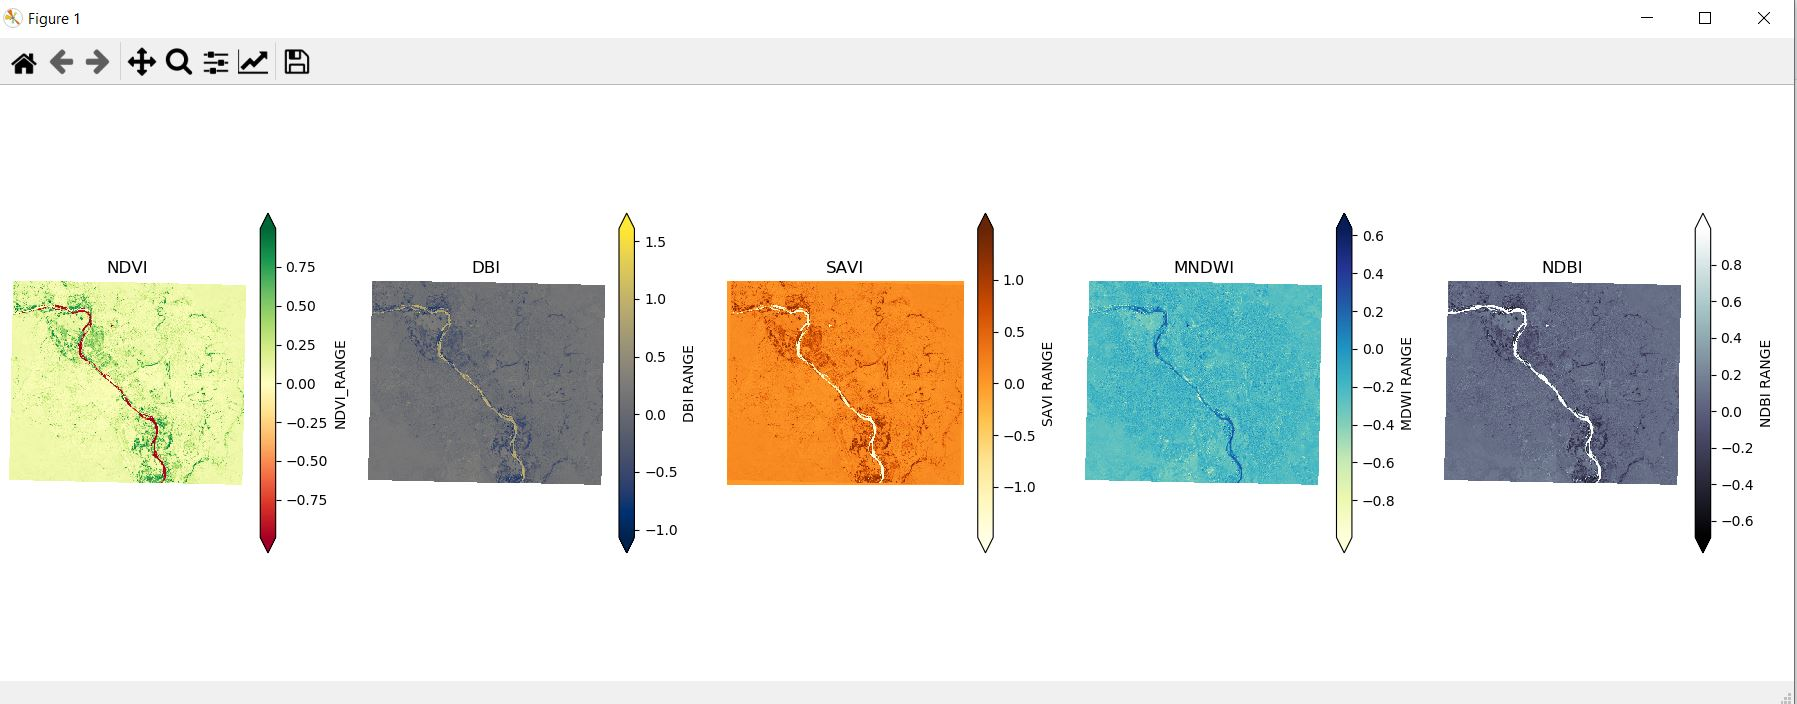

The Python source for this figure:
# -*- coding: utf-8 -*-
"""
Created on Mon Oct 19 07:43:26 2020

@author: FALAH FAKHRI

Module: spectral_indices.py
==================================================================================================================
This code is an investigator of any low clouds coverage study area, using optical data (Images), such as
sentinel – 2. It’s used in order to investigate the characteristics spectral behaviour of any study area,
to get a rapid glance, of the objects in the study area, the geographic distribution and also the relationship 
between them. 
The spectral indices are, NDVI, DBI, SAVI, MNDWI, NDBI, this piece of code plot and save all the results of indices
as *.tif, files in separate folder, additionally this code presents the true colour RGB image.
Please have a look to the README associated with this module for more information. 
==================================================================================================================
"""

# Import all required libraries, packages and test them
try:
    import sys
    from termcolor import colored
    import warnings
    from sklearn.exceptions import DataConversionWarning
    import rasterio
    import numpy as np
    import matplotlib.pyplot as plt
    import time 
    import os
    import glob
except ModuleNotFoundError:
    print('Module improt error')
    sys.exit()
else:
    print(colored('\nAll libraries properly loaded. Ready to start!!!', 'green'), '\n')


# Disable all warnings
warnings.filterwarnings("ignore", message="numpy.dtype size changed")
warnings.filterwarnings("ignore", message="numpy.ufunc size changed")

# Warning used to notify implicit data conversions happening in the code.
warnings.filterwarnings(action='ignore', category=DataConversionWarning)
warnings.filterwarnings(action="ignore", category=UserWarning)
np.seterr(divide='ignore', invalid='ignore')


def load_raster(input_file):
    """Returns a raster array which consists of its bands and transformation matrix
    parameters
    ----------
    input_file: str
        path directory to the raster file
    sensor: str
        choose between landsat and senstinel2
    reproject: if true, reprojects the data into WGS 84
    """
    with rasterio.open(input_file) as src:
        band = src.read()
        transform = src.transform
        crs = src.crs
        shape = src.shape
        profile = src.profile
        raster_img = np.rollaxis(band, 0, 1)

        return {
            'band': band,
            'raster_img': raster_img,
            'transform': transform,
            'crs': crs,
            'shape': shape,
            'profile': profile
            }
    
    
def write_raster(raster, crs, transform, output_file):

    profile = {
        'driver': 'GTiff',
        'compress': 'lzw',
        'width': raster.shape[0],
        'height': raster.shape[1],
        'crs': crs,
        'transform': transform,
        'dtype': raster.dtype,
        'count': 1,
        'tiled': False,
        'interleave': 'band',
        'nodata': 0
    }

    profile.update(
        dtype=raster.dtype,
        height=raster.shape[0],
        width=raster.shape[1],
        nodata=0,
        compress='lzw')

    with rasterio.open(output_file, 'w', **profile) as out:
        out.write_band(1, raster) 

        
def NDVI(nir,red):
    """Calculates NDVI index

    parameters
    ----------
    nir: NIR band as input
    red: RED band as input
    """
    NDVI = (nir.astype('float') - red.astype('float')) / (nir.astype('float') + red.astype('float'))
    
    return NDVI

def DBI(swinr1, green):
    """Calculate Dry bareness Index
    
    parameters
    ----------
    swinr1: SWINR1 band as input
    red: RED band as input
    """
    DBI = ((swinr1.astype('float') - green.astype('float')) / (swinr1.astype('float') + green.astype('float'))) - ndvi
            
    return DBI


def SAVI(red, nir, L=0.5):
    """Calculate Modified Soil-adjusted Vegetation Index
    
    parameters
    ----------
    nir: NIR band as input
    red: RED band as input
    """
    SAVI = (nir.astype('float') - red.astype('float')) / (nir.astype('float') + red.astype('float') + L) * (1 + L)
    
    return SAVI
 
   
def MNDWI(green, swinr1):
    """Calculate Modified Normalized Difference Water Index
    
    parameters
    ----------
    swinr1: MINR band as input
    green: GREEN band as input
    """
    MNDWI = (green.astype('float') - swinr1.astype('float')) / (green.astype('float') + swinr1.astype('float'))
    
    return MNDWI
  
 
def NDBI(swir, red):
    """Calculate Normalized Difference Built-up Index
    
    parameter
    ---------
    swinr: SWINR band as input
    nir: NIR band as input
    """
    NDBI = (swinr.astype('float') - nir.astype('float')) / (swinr.astype('float') + nir.astype('float') - ndvi)
    
    return NDBI
   
 
def plot_index(ch_1, ch_2, ch_3, ch_4, ch_5):
    fig,  (ax1, ax2, ax3, ax4, ax5) = plt.subplots(ncols=5, nrows=1, figsize=(18, 6), sharex=True,
                                   sharey=True)
    nd = ax1.imshow(ch_1, cmap='RdYlGn')
    ax1.set_title('NDVI')
    ax1.axis('off')
    cbar1 = fig.colorbar(mappable=nd,
                         ax = ax1, shrink=0.6, 
                         orientation='vertical',
                         extend='both')
    cbar1.set_label('NDVI_RANGE')
    
    
    
    d = ax2.imshow(ch_2, cmap='cividis')
    ax2.set_title('DBI')
    ax2.axis('off')
    cbar2 = fig.colorbar(mappable = d,
                         ax = ax2, 
                         shrink=0.6, 
                         orientation='vertical', 
                         extend='both')
    cbar2.set_label('DBI RANGE')
    
    
    svi = ax3.imshow(ch_3, cmap='YlOrBr')
    ax3.set_title('SAVI')
    ax3.axis('off')
    cbar3 = fig.colorbar(mappable = svi, 
                         ax = ax3, 
                         shrink=0.6, 
                         orientation='vertical', 
                         extend='both')
    cbar3.set_label('SAVI RANGE')
    
    mw = ax4.imshow(ch_4, cmap='YlGnBu')
    ax4.set_title('MNDWI')
    ax4.axis('off')
    cbar4 = fig.colorbar(mappable = mw, 
                         ax = ax4, shrink=0.6, 
                         orientation='vertical', 
                         extend='both')
    cbar4.set_label('MDWI RANGE')
    
    
    bi = ax5.imshow(ch_5, cmap='bone')
    ax5.set_title('NDBI')
    ax5.axis('off')
    cbar5 = fig.colorbar(mappable = bi, 
                         ax = ax5, 
                         shrink=0.6,
                         orientation='vertical', 
                         extend='both')
    cbar5.set_label('NDBI RANGE')
    plt.tight_layout()
    

def normalize(array):
    """Normalizes numpy arrays into scale 0.0 - 1.0
    """
    array_min, array_max = array.min(), array.max()
    
    return ((array - array_min)/(array_max - array_min))


def color_composite(red, green, blue):
    """
    Visualize RBG composite image
    
    parameter
    ---------
    blue: Blue band as input
    green: Green band as input
    red: RED band as input
    """
    rgb = np.dstack((red, green, blue))
    plt.figure()
    plt.imshow(rgb, cmap='terrain')
    plt.title('RGB_True_Color_Image')
    plt.axis('off')
    
    return color_composite
    
  
if __name__ == "__main__":

    start = time.time()
    print('Indices calculation starts....', '\n')

    # set up the paths
    DATA_PATH = 'D:\TESTS'
    output_file = os.path.join(DATA_PATH,'outputs','NDVI_')
    output_file_1 = os.path.join(DATA_PATH,'outputs','DBI_')
    output_file_2 = os.path.join(DATA_PATH,'outputs','SAVI_')
    output_file_3 = os.path.join(DATA_PATH,'outputs','MNDWI_')
    output_file_4 = os.path.join(DATA_PATH,'outputs','NDBI_')
    input_raster = os.path.join(DATA_PATH,'inputs','*')
    
    for i, data in enumerate(sorted(glob.glob(input_raster))):
        if data.endswith('.tif'):
            print (f"scene number {i+1} is being processed", '\n')
            raster_path = data
            folder_path = os.path.split(data)
            folder_name = folder_path[1]
    
    # load the raster image        
    raster = load_raster(data)
    
    # slice the bands
    nir = raster['band'][7, :, :]
    blue = raster['band'][1, :, :]
    green = raster['band'][2, :, :]
    red = raster['band'][3, :, :]
    swinr1 = raster['band'][11, :, :]
    swinr = raster['band'][10, :, :]
    
    # calculate NDVI
    ndvi = NDVI(nir, red)
    
    # calculate DBI
    dbi = DBI(swinr1, green)
    
    # calculate SAVI
    savi = SAVI(red, nir, L= 0.5)
    
    # calculate MNDWI
    mndwi = MNDWI(green, swinr1)
    
    # calculate NDBI
    ndbi = NDBI(swinr, red)
    
    # visualize all indices
    plot_index(ndvi, dbi,savi, mndwi, ndbi)
    
    # Normalize the bands
    redn = normalize(red)
    greenn = normalize(green)
    bluen = normalize(blue)
    
    # Create RGB natural color composite
    color_composite(redn, greenn, bluen)
    
    # save the results in destination folder
    write_raster(ndvi, raster['crs'], raster['transform'], output_file + folder_name)
    write_raster(dbi, raster['crs'], raster['transform'], output_file_1 + folder_name)
    write_raster(savi, raster['crs'], raster['transform'], output_file_2 + folder_name)
    write_raster(mndwi, raster['crs'], raster['transform'], output_file_3 + folder_name)
    write_raster(ndbi, raster['crs'], raster['transform'], output_file_4 + folder_name)
    end = time.time()
    
    print(f"the processing time is:, {round((end - start)/60, 2)} minutes", '\n')
    print('ALL DONE!')
